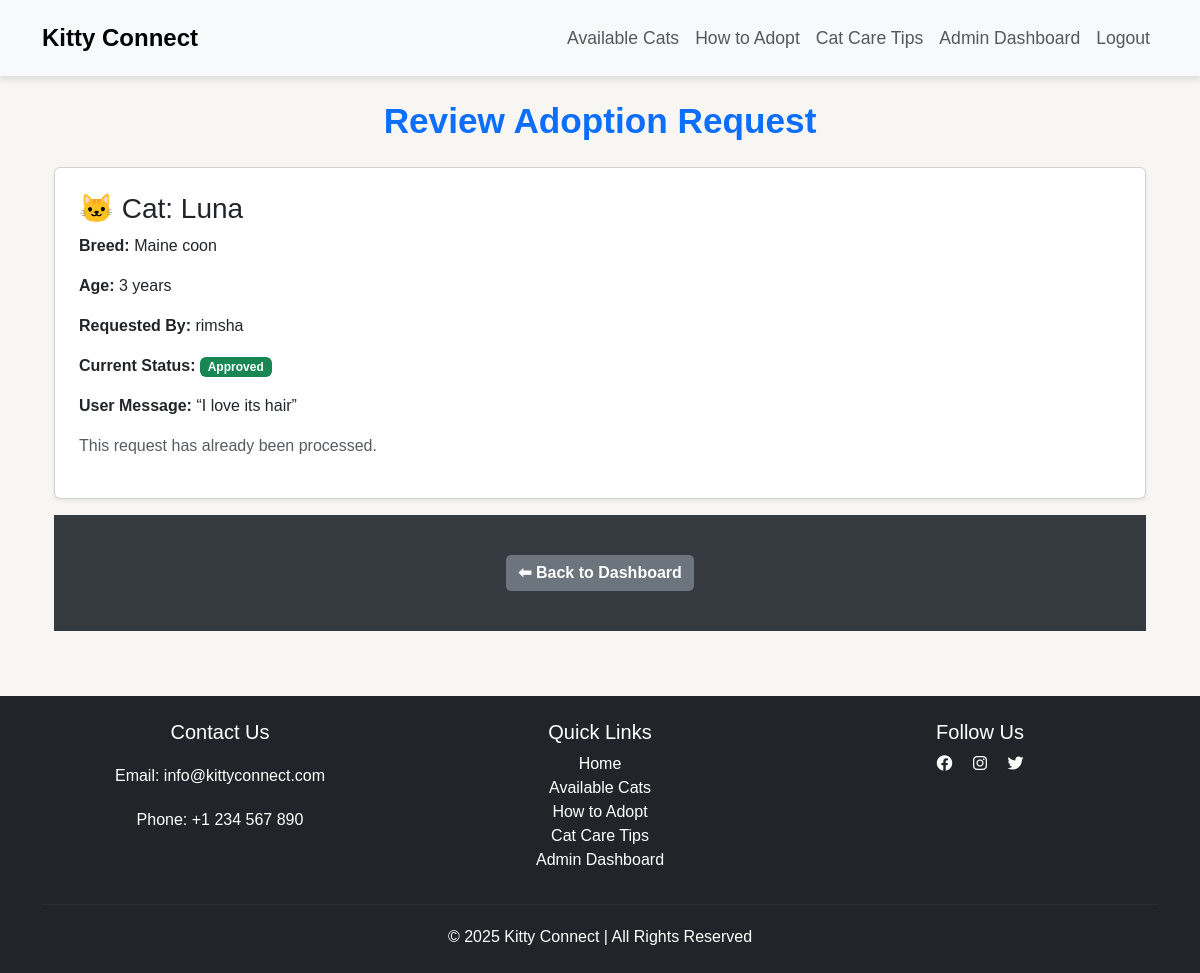
The app's page /adoption/review/29/ (signed in) with its own data.
### adoption/models.py (models this page shows, shortened)
class AdoptionRequest(models.Model):
    STATUS_CHOICES = [
        ('pending', 'Pending'),
        ('approved', 'Approved'),
        ('rejected', 'Rejected'),
    ]
    user = models.ForeignKey(User, on_delete=models.CASCADE)
    cat = models.ForeignKey(Cat, on_delete=models.CASCADE)
    message = models.TextField(blank=True, null=True)  # ✅ Add message field
    status = models.CharField(max_length=10, choices=STATUS_CHOICES, default='pending')
    request_date = models.DateTimeField(auto_now_add=True)

### cat/models.py (models this page shows, shortened)
class Cat(models.Model):
    name = models.CharField(max_length=50)
    age = models.IntegerField()
    breed = models.CharField(max_length=100)
    image = models.ImageField(upload_to='cat_images/', null=True, blank=True)
    description = models.TextField()
    available = models.BooleanField(default=True)

### adoption/views.py (the view, shortened to what this page needs)
# urls.py: path("review/<int:request_id>/", review_adoption_request, name="review_adoption_request"),
@user_passes_test(is_admin)
def review_adoption_request(request, request_id):
    adoption_request = get_object_or_404(AdoptionRequest, id=request_id)
    return render(request, "adoption/review_adoption_request.html", {"adoption_request": adoption_request})

### adoption/views.py (called while the page is built)
def is_admin(user):
    return user.is_superuser

### adoption/templates/adoption/review_adoption_request.html
{% extends 'base.html' %}
{% block content %}
<section class="container mt-4" role="region" aria-labelledby="review-adoption-heading">
    <h2 id="review-adoption-heading" class="text-center text-primary">
        Review Adoption Request
    </h2>
    <article class="card p-4 shadow-sm" role="article" aria-labelledby="cat-details-heading">
        <header>
            <h3 id="cat-details-heading">🐱 Cat: {{ adoption_request.cat.name }}</h3>
        </header>
        <p><strong>Breed:</strong> {{ adoption_request.cat.breed }}</p>
        <p><strong>Age:</strong> {{ adoption_request.cat.age }} years</p>
        <p><strong>Requested By:</strong> <span aria-label="Username">{{ adoption_request.user.username }}</span></p>
        <p><strong>Current Status:</strong>
            <span class="badge {% if adoption_request.status == 'Approved' %}bg-success{% elif adoption_request.status == 'Rejected' %}bg-danger{% else %}bg-warning{% endif %}"
                  aria-label="Current request status">
                {{ adoption_request.status }}
            </span>
        </p>
        <p><strong>User Message:</strong> <q>{{ adoption_request.message }}</q></p>
        {% if adoption_request.status|lower == "pending" %}
            <form method="post" aria-labelledby="review-action-form">
                {% csrf_token %}
                <div class="d-flex gap-2">
                    <button type="submit" name="action" value="approve" class="btn btn-success"
                            aria-label="Approve adoption request for {{ adoption_request.cat.name }}">
                        ✅ Approve
                    </button>
                    <button type="submit" name="action" value="reject" class="btn btn-danger"
                            aria-label="Reject adoption request for {{ adoption_request.cat.name }}">
                        ❌ Reject
                    </button>
                </div>
            </form>
        {% else %}
            <p class="text-muted" role="status" aria-live="polite">This request has already been processed.</p>
        {% endif %}
    </article>
    <footer class="mt-3">
        <a href="{% url 'admin_dashboard' %}" class="btn btn-secondary" aria-label="Back to admin dashboard">
            ⬅ Back to Dashboard
        </a>
    </footer>
</section>
{% endblock %}

### static/css/styles.css (style rules this page uses)
body { font-family: 'Arial', sans-serif; background-color: #f5f2ec9d; margin: 0; padding: 0; color: #333; }
h2 { font-size: 2.2rem; font-weight: bold; color: #333; text-align: center; margin-bottom: 25px; }
footer { background-color: #343a40; color: white; padding: 40px 0; text-align: center; margin-bottom: 0; margin-top: 65px; }
footer a { color: #ffcc00; text-decoration: none; }
.btn { font-weight: bold; border-radius: 5px; transition: 0.3s; }
.btn-secondary { background-color: #6c757d; border: none; }

### records on screen
AdoptionRequest: cat.name "Luna", cat.breed "Maine coon", cat.age "3", user.username "rimsha", status "Approved", message "I love its hair"
